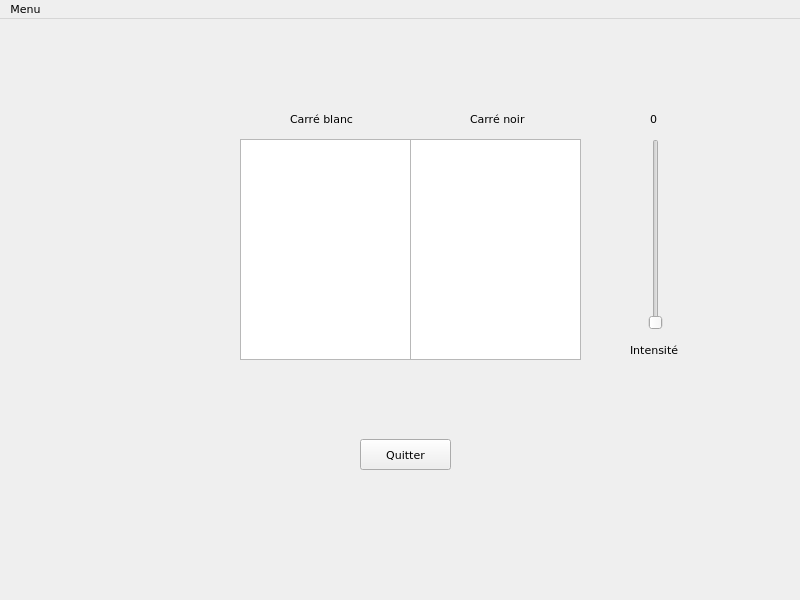
<?xml version="1.0" encoding="UTF-8"?>
<ui version="4.0">
 <class>MainWindow</class>
 <widget class="QMainWindow" name="MainWindow">
  <property name="geometry">
   <rect>
    <x>0</x>
    <y>0</y>
    <width>800</width>
    <height>600</height>
   </rect>
  </property>
  <property name="minimumSize">
   <size>
    <width>800</width>
    <height>600</height>
   </size>
  </property>
  <property name="maximumSize">
   <size>
    <width>900</width>
    <height>700</height>
   </size>
  </property>
  <property name="font">
   <font>
    <family>Verdana</family>
    <pointsize>8</pointsize>
   </font>
  </property>
  <property name="windowTitle">
   <string>Form1</string>
  </property>
  <widget class="QWidget" name="centralwidget">
   <widget class="QPushButton" name="pushButton">
    <property name="geometry">
     <rect>
      <x>360</x>
      <y>420</y>
      <width>91</width>
      <height>31</height>
     </rect>
    </property>
    <property name="text">
     <string>Quitter</string>
    </property>
   </widget>
   <widget class="QLabel" name="label_3">
    <property name="geometry">
     <rect>
      <x>630</x>
      <y>320</y>
      <width>61</width>
      <height>21</height>
     </rect>
    </property>
    <property name="text">
     <string>Intensité</string>
    </property>
   </widget>
   <widget class="QSlider" name="slider_2">
    <property name="geometry">
     <rect>
      <x>640</x>
      <y>120</y>
      <width>31</width>
      <height>191</height>
     </rect>
    </property>
    <property name="maximum">
     <number>50</number>
    </property>
    <property name="orientation">
     <enum>Qt::Vertical</enum>
    </property>
   </widget>
   <widget class="QLabel" name="label_1">
    <property name="geometry">
     <rect>
      <x>290</x>
      <y>90</y>
      <width>81</width>
      <height>20</height>
     </rect>
    </property>
    <property name="text">
     <string>Carré blanc</string>
    </property>
   </widget>
   <widget class="QLabel" name="label_2">
    <property name="geometry">
     <rect>
      <x>470</x>
      <y>90</y>
      <width>71</width>
      <height>20</height>
     </rect>
    </property>
    <property name="text">
     <string>Carré noir</string>
    </property>
   </widget>
   <widget class="QLabel" name="label_4">
    <property name="geometry">
     <rect>
      <x>650</x>
      <y>90</y>
      <width>21</width>
      <height>20</height>
     </rect>
    </property>
    <property name="text">
     <string>0</string>
    </property>
   </widget>
   <widget class="QGraphicsView" name="square_1">
    <property name="geometry">
     <rect>
      <x>240</x>
      <y>120</y>
      <width>171</width>
      <height>221</height>
     </rect>
    </property>
   </widget>
   <widget class="QGraphicsView" name="square_2">
    <property name="geometry">
     <rect>
      <x>410</x>
      <y>120</y>
      <width>171</width>
      <height>221</height>
     </rect>
    </property>
   </widget>
  </widget>
  <widget class="QMenuBar" name="menuBar">
   <property name="geometry">
    <rect>
     <x>0</x>
     <y>0</y>
     <width>800</width>
     <height>26</height>
    </rect>
   </property>
   <widget class="QMenu" name="menuHelp">
    <property name="title">
     <string>Menu</string>
    </property>
    <addaction name="actionHelp"/>
    <addaction name="actionAbout"/>
   </widget>
   <addaction name="menuHelp"/>
  </widget>
  <action name="actionHelp">
   <property name="text">
    <string>Help</string>
   </property>
  </action>
  <action name="actionAbout">
   <property name="text">
    <string>About</string>
   </property>
  </action>
 </widget>
 <resources/>
 <connections>
  <connection>
   <sender>pushButton</sender>
   <signal>clicked()</signal>
   <receiver>MainWindow</receiver>
   <slot>exit()</slot>
   <hints>
    <hint type="sourcelabel">
     <x>63</x>
     <y>330</y>
    </hint>
    <hint type="destinationlabel">
     <x>108</x>
     <y>321</y>
    </hint>
   </hints>
  </connection>
 </connections>
 <slots>
  <slot>tickSlider()</slot>
  <slot>tickSlider(int)</slot>
  <slot>exit()</slot>
 </slots>
</ui>
